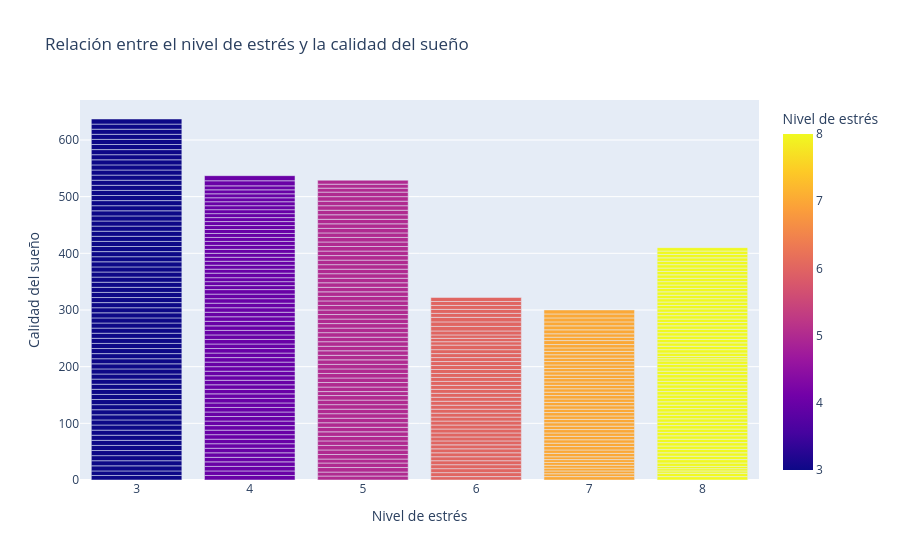

Notebook code cell kept with this figure:
### Code cell
sleep_df = sleep_df.rename(columns={
    'Age': 'Edad',
    'Gender': 'Género',
    'BMI Category': 'Categoría de IMC',
    'Sleep Duration': 'Duración del sueño (horas)',
    'Quality of Sleep': 'Calidad del sueño',
    'Physical Activity Level': 'Nivel de actividad física',
    'Daily Steps': 'Pasos diarios',
    'Stress Level': 'Nivel de estrés',
    'Heart Rate': 'Frecuencia cardíaca'
})

fig = px.bar(
    sleep_df,
    x='Nivel de estrés',
    y='Calidad del sueño',
    color='Nivel de estrés',
    title='Relación entre el nivel de estrés y la calidad del sueño'
)

fig.write_image(
    "nivel_estres_vs_calidad_sueno.pdf",
    width=800,
    height=600
)

fig.show()

### Figure 1 — Plotly figure (JSON) as saved in the notebook; plotly's stock layout.template omitted (floating-point values rounded to 4 significant figures; data arrays with more than 128 entries replaced by an {"elided": "..."} marker saying what was removed)
{"data": [{"hovertemplate": "Nivel de estrés=%{marker.color}<br>Calidad del sueño=%{y}<extra></extra>", "legendgroup": "", "marker": {"color": {"elided": "374 int values"}, "coloraxis": "coloraxis", "pattern": {"shape": ""}}, "name": "", "orientation": "v", "showlegend": false, "textposition": "auto", "type": "bar", "x": {"elided": "374 int values"}, "xaxis": "x", "y": {"elided": "374 int values"}, "yaxis": "y"}], "layout": {"barmode": "relative", "coloraxis": {"colorbar": {"title": {"text": "Nivel de estrés"}}, "colorscale": [[0, "#0d0887"], [0.1111, "#46039f"], [0.2222, "#7201a8"], [0.3333, "#9c179e"], [0.4444, "#bd3786"], [0.5556, "#d8576b"], [0.6667, "#ed7953"], [0.7778, "#fb9f3a"], [0.8889, "#fdca26"], [1, "#f0f921"]]}, "legend": {"tracegroupgap": 0}, "title": {"text": "Relación entre el nivel de estrés y la calidad del sueño"}, "xaxis": {"anchor": "y", "domain": [0, 1], "title": {"text": "Nivel de estrés"}}, "yaxis": {"anchor": "x", "domain": [0, 1], "title": {"text": "Calidad del sueño"}}}}
